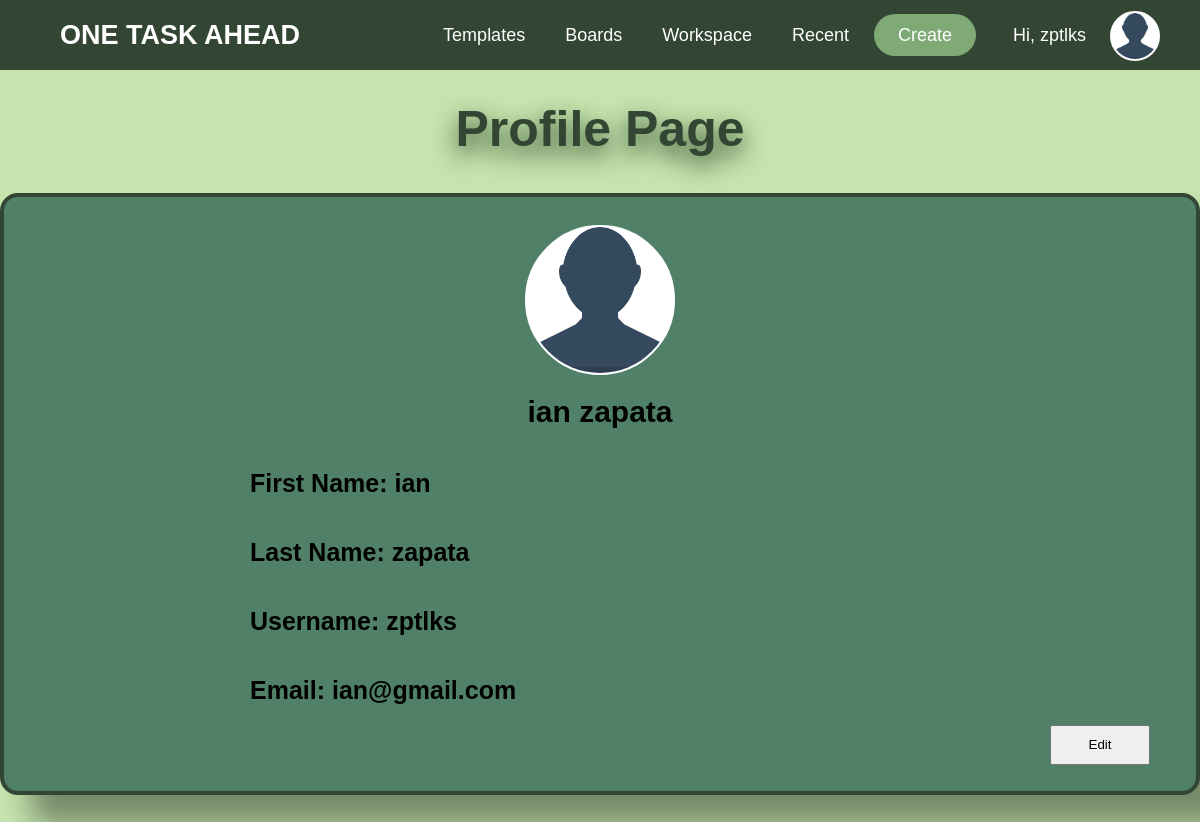
Page /html/profilepage.php (signed in) on the committed database.
### tables this page shows
CREATE TABLE `users` (
  `id` int(11) NOT NULL,
  `first_name` varchar(128) NOT NULL,
  `last_name` varchar(128) NOT NULL,
  `username` varchar(128) NOT NULL,
  `email` varchar(128) NOT NULL,
  `password` varchar(128) NOT NULL,
  `access_lvl` int(11) NOT NULL,
  `workspace_id` int(11) NOT NULL
);

### php/profile.php (called while the page is built, shortened)
<?php
function displayUserInfo($conn)
{
    $id = $_SESSION["id"];
    $sql = "SELECT * FROM users WHERE id = '$id';";
    $result = mysqli_query($conn, $sql);
    $row = mysqli_fetch_assoc($result);
    return $row;
}

### html/profilepage.php (the view, shortened to what this page needs)
<?php
include "../php/dbh.php";
include "../php/profile.php";
$userInfo = displayUserInfo($conn);
?>
<!DOCTYPE html>
<html lang="en">
<head>
    <link rel="stylesheet" href="../css/profilepage.css">
    <link rel="stylesheet" href="../css/nav_bar.css" >
    <link rel="stylesheet" href="../css/profilemodal.css">
</head>
<body>
    <nav>
        <a href="./home.php">
            <div class="logo">ONE TASK AHEAD</div>
        </a>
        <ul>
            <li>
                <a href="./templates.php">Templates</a>
            </li>
            <li>
                <a href="./boards.php">Boards</a>
            </li>
            <li>
                <a href="#">Workspace</a>
            </li>
            <li>
                <a href="#">Recent</a>
            </li>
            <li id="create-btn"><a href="./board.php">Create</a></li>
            <div class="ppic">
                <?php
                if (isset($_SESSION['username'])) {
                    echo '<a href="../html/profilepage.php" id="signupBtn">Hi, ' . $_SESSION['username'] . '</a>';
                    echo '<a href="../html/profilepage.php"><img src="../images/profilepic.png"></a>';
                } else {
                    echo '<li id="signupBtn2"><a href="../html/signup.php">Sign up</a></li>';
                    echo '<li id="signupBtn3"><a href="../html/OTA_Login.php">Login</a></li>';
                }
                ?>
            </div>
        </ul>
    </nav>
    <h2>Profile Page</h2>
    <div class="container">
        <img class="profimg" src="../images/profilepic.png">
        <h3><?php echo $userInfo['first_name'] . " " . $userInfo['last_name']; ?></h3>
        <h4>First Name: <?php echo $userInfo['first_name'] ?></h4>
        <h4>Last Name: <?php echo $userInfo['last_name'] ?></h4>
        <h4>Username: <?php echo $userInfo['username'] ?></h4>
        <h4>Email: <?php echo $userInfo['email'] ?></h4>
        <div class="buttons">
            <button id="edit">Edit</button>
        </div>
    </div>
</body>
</html>

### css/profilepage.css (style rules this page uses)
* { box-sizing: border-box; }
body { height: 100%; background-color: #c5e4ae; }
.container { max-width: 1400px; margin: 35px auto; padding: 26px; border: 4px solid #334533; border-radius: 18px; box-shadow: 30px 30px 30px rgba(0, 0, 0, 0.4); align-items: center; justify-content: center; height: auto; background-color: #508068; display: flex; flex-direction: column; }
h2 { font-size: 50px; text-align: center; margin-top: 30px; color: #334533; text-shadow: 0px 10px 25px rgb(39, 67, 36); }
.profimg { width: 150px; height: 150px; margin-top: 0.1rem; border-style: solid; border-color: white; border-radius: 50%; border-width: 2px; background-color: white; align-items: center; justify-content: center; }
.container h3 { margin:20px; font-size: 30px; }
.container h4 { margin-right:auto; margin-left:200px ; font-size: 25px; padding:20px; }
button { align-items: right; margin-right: 20px; width:100px; height:40px; }
.buttons { display: flex; margin-left:auto; }

### css/nav_bar.css (style rules this page uses)
* { margin: 0; padding: 0; box-sizing: border-box; font-family: "Poppins", sans-serif; }
nav { background: #334533; }
nav:after { content: ""; clear: both; display: table; }
nav .logo { float: left; color: white; font-size: 27px; font-weight: 600; line-height: 70px; padding-left: 60px; }
nav ul { float: right; list-style: none; margin-right: 40px; position: relative; }
nav ul li { float: left; display: inline-block; background: #334533; margin: 0 5px; }
nav ul li a { color: white; text-decoration: none; line-height: 70px; font-size: 18px; padding: 8px 15px; }
#signupBtn { margin-left: 2rem; margin-right: 1.5rem; color: white; text-decoration: none; font-size: 18px; margin-top: -4px; }
img { width: 45px; height: 45px; margin-top: 0.1rem; border-style: solid; border-color: white; border-radius: 50%; border-width: 2px; background-color: white; }
.ppic { display: flex; justify-content: center; align-items: center; margin-top: 0.6rem; position: relative; }
.ppic img { width: 50px; height: 50px; border-radius: 50%; object-fit: cover; }
#create-btn a { background-color: #7faa75; border-radius: 2rem; padding: 0.7rem 1.5rem; }

### rows in the picture
users: first_name "ian", last_name "zapata", username "zptlks", email "ian@gmail.com"

### other values in the picture
$_SESSION['username'] "zptlks"
